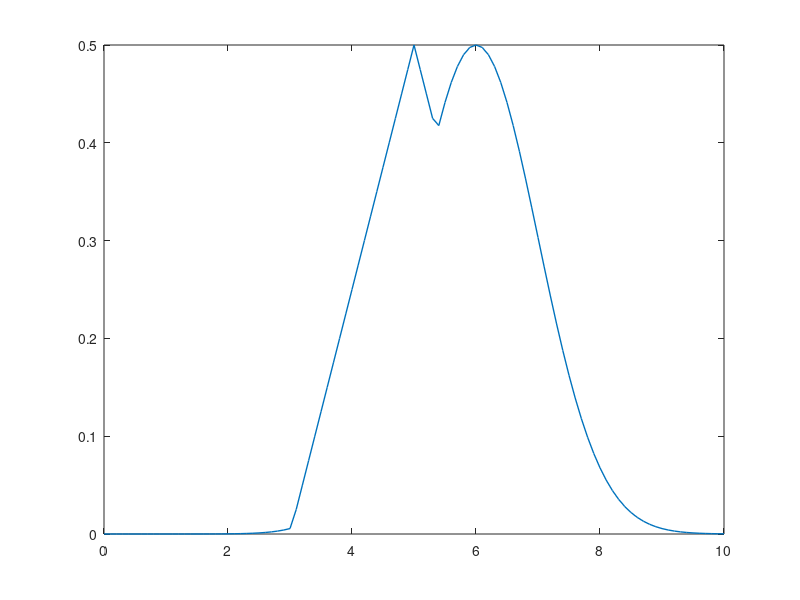

This chart was generated by the following MATLAB code: (Note: this script raises an error after producing the figure.)
% x = (3 : 0.1 : 11);
% y = gaussmf(x, [1 7]);
% plot(x, y)

% x = 0 : 0.1 : 10;
% x1 = (0 : 0.1 : 10);
% x2 = (2 : 0.1 : 10);
% [X, Y] = meshgrid(x1, x2);
% Z = min(trimf(X, [3 5 7]), gaussmf(Y, [1 6]));
% plot3(X,Y,Z)

x = (0 : 0.1 : 10);
mf1 = trimf(x, [3 5 7]);

mf2 = gaussmf(x, [1 6]);

Z = max(0.5 * mf1, 0.5 * mf2);
figure('Tag','defuzz');
plot(x, Z, 'LineWidth', 1)
h_gca = gca;
h_gca.YTick = [0 .45 1];
ylim([-1 1]);
grid minor;

x3 = defuzz(x, Z, 'mom');
h2.Color = gray;
t2.Color = gray;
h3 = line([x3 x3], [0.2 0.6], 'Color', 'k');
t3 = text(x3, 0.2, 'mom', 'FontWeight','bold');
fprintf("Результат дефаззификации: ");
disp(x3);